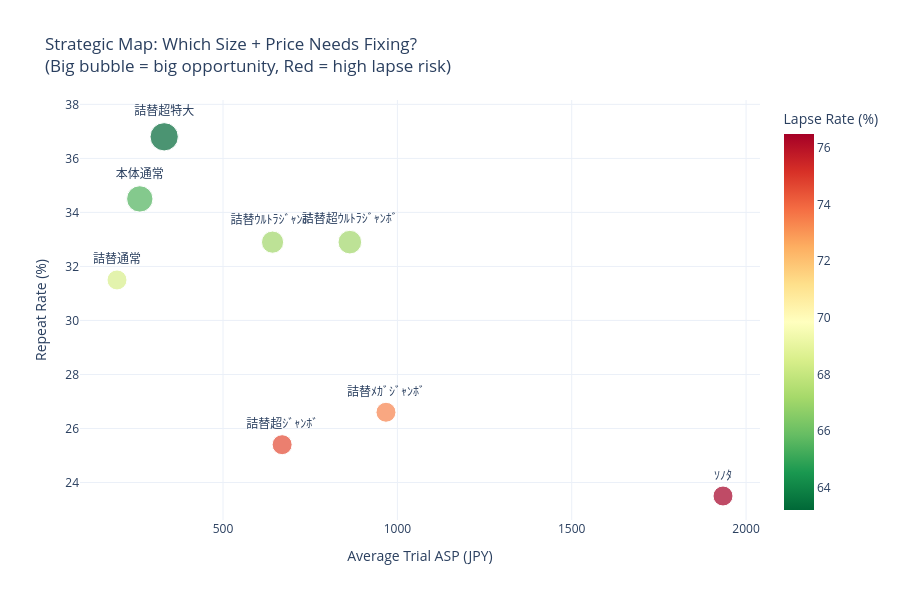

The code cell stored with this chart in its notebook:
### Code cell
# ── Bubble chart: size universe with ASP and rates ────────────────────
fig = px.scatter(
    df_asp_flow,
    x='avg_trial_asp',
    y='repeat_rate_%',
    size='trial_shoppers',
    text='size',
    color='lapse_rate_%',
    color_continuous_scale='RdYlGn_r',  # Red = high lapse, Green = low lapse
    labels={
        'avg_trial_asp': 'Average Trial ASP (JPY)',
        'repeat_rate_%': 'Repeat Rate (%)',
        'trial_shoppers': 'Trial Shoppers (bubble size)',
        'lapse_rate_%': 'Lapse Rate (%)'
    },
    title='Strategic Map: Which Size + Price Needs Fixing?<br>(Big bubble = big opportunity, Red = high lapse risk)'
)
fig.update_traces(textposition='top center', marker=dict(sizemin=10))
fig.update_layout(template='plotly_white', height=600)
fig.show()

### Figure 1 — Plotly figure (JSON) as saved in the notebook; plotly's stock layout.template omitted (floating-point values rounded to 4 significant figures)
{"data": [{"hovertemplate": "Average Trial ASP (JPY)=%{x}<br>Repeat Rate (%)=%{y}<br>Trial Shoppers (bubble size)=%{marker.size}<br>size=%{text}<br>Lapse Rate (%)=%{marker.color}<extra></extra>", "legendgroup": "", "marker": {"color": [65.5, 63.2, 67.1, 74.6, 68.5, 67.1, 73.4, 76.5], "coloraxis": "coloraxis", "size": [409376, 471574, 328785, 3759, 143, 289540, 137018, 11178], "sizemin": 10, "sizemode": "area", "sizeref": 1179.0, "symbol": "circle"}, "mode": "markers+text", "name": "", "orientation": "v", "showlegend": false, "text": ["本体通常", "詰替超特大", "詰替超ｳﾙﾄﾗｼﾞｬﾝﾎﾞ", "詰替超ｼﾞｬﾝﾎﾞ", "詰替通常", "詰替ｳﾙﾄﾗｼﾞｬﾝﾎﾞ", "詰替ﾒｶﾞｼﾞｬﾝﾎﾞ", "ｿﾉﾀ"], "textposition": "top center", "type": "scatter", "x": [261.3, 331.2, 863.7, 669.5, 195.9, 642.0, 967.3, 1934.0], "xaxis": "x", "y": [34.5, 36.8, 32.9, 25.4, 31.5, 32.9, 26.6, 23.5], "yaxis": "y"}], "layout": {"coloraxis": {"colorbar": {"title": {"text": "Lapse Rate (%)"}}, "colorscale": [[0, "rgb(0,104,55)"], [0.1, "rgb(26,152,80)"], [0.2, "rgb(102,189,99)"], [0.3, "rgb(166,217,106)"], [0.4, "rgb(217,239,139)"], [0.5, "rgb(255,255,191)"], [0.6, "rgb(254,224,139)"], [0.7, "rgb(253,174,97)"], [0.8, "rgb(244,109,67)"], [0.9, "rgb(215,48,39)"], [1, "rgb(165,0,38)"]]}, "height": 600, "legend": {"itemsizing": "constant", "tracegroupgap": 0}, "title": {"text": "Strategic Map: Which Size + Price Needs Fixing?<br>(Big bubble = big opportunity, Red = high lapse risk)"}, "xaxis": {"anchor": "y", "domain": [0, 1], "title": {"text": "Average Trial ASP (JPY)"}}, "yaxis": {"anchor": "x", "domain": [0, 1], "title": {"text": "Repeat Rate (%)"}}}}
